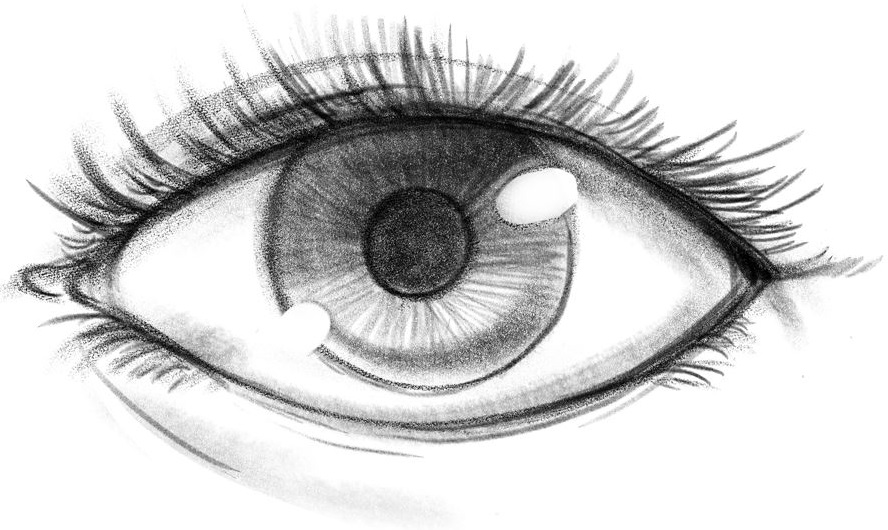
#> input picture Features/eye/1.jpg, 888 x 530 px, found by its file name; its folder holds 3 pictures in this run; the run also reads 1 picture not shown here
$ python main.py
#> lines starting #> are read from the running program, lines starting #| are printed output that depends on the picture; after the words box and inside, x2 and y2 are one past the last pixel; in counts of white or black regions, pixels touching at a corner belong together
### FacialComposite.py
import random
import numpy as np
import cv2


def insertImage(foreground, background, x, y):
    # https://docs.opencv.org/3.4/d0/d86/tutorial_py_image_arithmetics.html
    h, w, channels = foreground.shape
    roi = background[y:y + h, x:x + w]
    foregroundgray = cv2.cvtColor(foreground, cv2.COLOR_BGR2GRAY)
    ret, mask = cv2.threshold(foregroundgray, 200, 255, cv2.THRESH_BINARY)
    background_bg = cv2.bitwise_and(roi, roi, mask=mask)
    mask_inv = cv2.bitwise_not(mask)
    foreground_fg = cv2.bitwise_and(foreground, foreground, mask=mask_inv)
    dst = cv2.add(background_bg, foreground_fg)
    background[y:y + h, x:x + w] = dst
    return background


class FacialComposite:
    # canvasSize

    parameters = {
        "head": {
            "shape": [0, 1],
            "width": [500, 800], "height": [500, 800],
            "distance": None, "vertical": None,
            "color": [[0, 0, 0], [255, 255, 255]]
        }, "eye": {
            "shape": [0, 2],
            "width": [100, 200], "height": [100, 200],
            "distance": [100, 300], "vertical": [-300, 0],
            "color": None
        }, "mouth": {
            "shape": [0, 1],
            "width": [100, 200], "height": [100, 200],
            "distance": [0, 2.0], "vertical": [0, 300],
            "color": None
        }, "nose": {
            "shape": [0, 1],
            "width": [100, 200], "height": [100, 200],
            "distance": [0, 0], "vertical": [-200, 200],
            "color": None
        }
    }

    def __init__(self, features=None):
        if not features:
            features = self._RandomFeatures()
        else:
            features = self.ValidateFeatures(features)
        self.features = features
        self.DrawFace()
        self.selected = False
        self.fitness = 0

    def ValidateFeatures(self, features):
        return features

    # Iterate features
    # Check if value is between parameters
    # Return true

    def _RandomValue(self, feature, attribute):
        para = self.parameters[feature][attribute]
        if not para: return 0
        min, max = para[0], para[1]
        if type(min) == list: return [0, 0, 0]
        value = random.randint(min, max)
        return value

    def _RandomValues(self, feature):
        attributes = dict()
        for attribute in self.parameters[feature]:
            value = self._RandomValue(feature, attribute)
            attributes[attribute] = value
        return attributes

    def _RandomFeatures(self):
        features = dict()
        for feature in self.parameters.keys():
            attributes = self._RandomValues(feature)
            features[feature] = attributes
        return features

    def _LoadFeaturesShapes(self):
        pass

    # Declare shapes dictionary
    # Set path to feature images
    # Iterate each feature
    # Load feature shapes, path
    # Append features shapes to shapes
    # Return shapes

    def FeaturesToDNA(self):
        pass

    # Convert matrix to binary
    # Flatten matrix to DNA
    # Return DNA

    def DNAToFeatures(self):
        pass

    # Convert DNA to decimal
    # Reshape DNA to matrix
    # Return matrix

    def DrawFace(self):
        self.canvas = self.MakeCanvas()

        print(self.features)
        for type, feature in self.features.items():
            self.DrawFeature(type, feature)

    def MakeCanvas(self):
        canvas = np.zeros([800, 800, 3], dtype=np.uint8)
        canvas[:] = 255
        return canvas

        # Instantiate canvas
        # Set canvas size
        # Fill white
        # Return canvas

    def DrawFeature(self, type, feature):
#> called with type = 'head'
        shape = str(feature["shape"])
        image = cv2.imread("Features/" + type + "/" + shape + ".jpg")
#> image is the input picture: shape (530, 888, 3); min 0, max 255, mean 209.2

        width, height = feature["width"], feature["height"]
        image = cv2.resize(image, (width, height), interpolation=cv2.INTER_AREA)
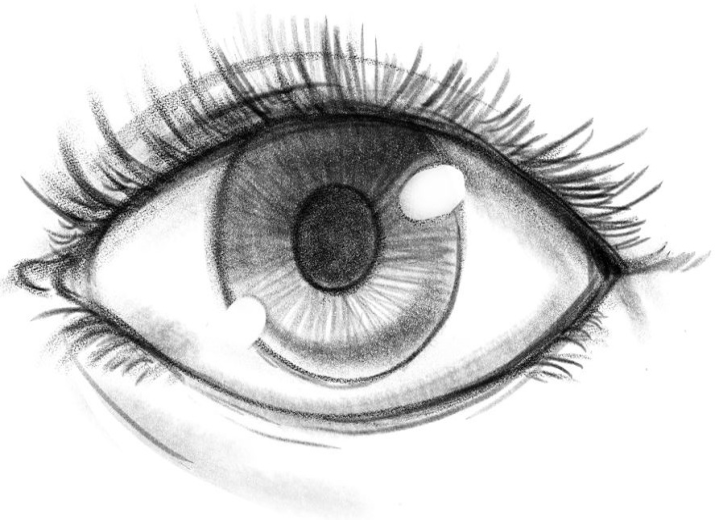
#> image: shape (520, 715, 3); min 0, max 255, mean 209.2

        amount = 2 if feature["distance"] > 0 else 1

        for i in range(amount):
            vertical, distance = feature["vertical"], feature["distance"]

            if i == 1:
                image = cv2.flip(image, 1)
                distance *= -1

            distance += int(self.canvas.shape[1] / 2 - width / 2)
            vertical += int(self.canvas.shape[0] / 2 - height / 2)

            self.canvas = insertImage(image, self.canvas, distance, vertical)
#> this loop made 1 pass
#> pass 1, in insertImage, `ret, mask = cv2.threshold(foregroundgray, 200, 255, cv2.THRESH_BINARY)`:
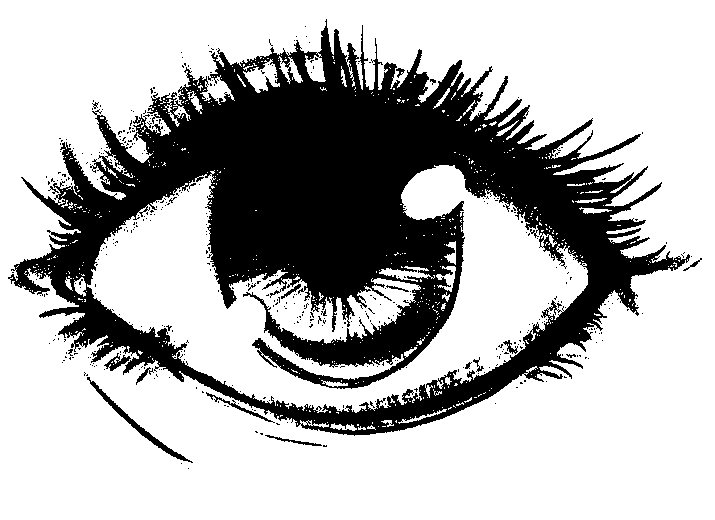
#> mask: shape (520, 715); 70.5% white; 446 black regions (428 under 20 px), largest, box (x1, y1, x2, y2) and area: (8, 19, 690, 436) 106762, (87, 377, 193, 463) 661, (206, 392, 275, 423) 202
#> after the loop:
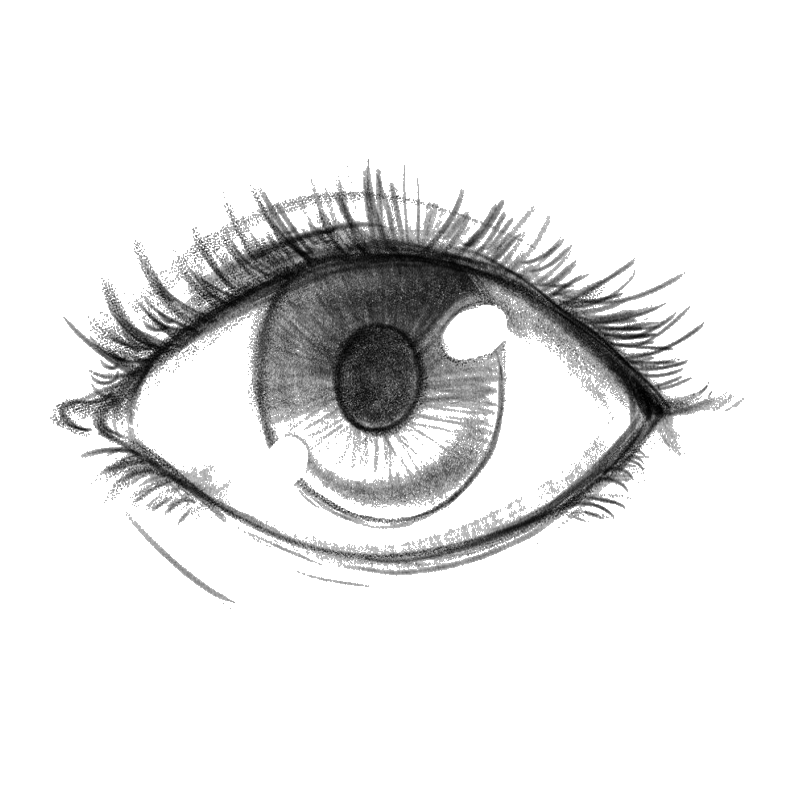
#> self.canvas: shape (800, 800, 3); min 0, max 255, mean 231

    def ShowFaceImage(self):
        cv2.imshow("Face", self.canvas)
        cv2.waitKey(0)

    def __str__(self):
        return str(self.features)


# [7 lines that do not run on import are left out]

### Genetic.py
import numpy as np
import random
from enum import Enum


class Selection(Enum):
    Tournement = 0,
    Roulette = 1,


class Genetic:
    elitism = 0.00
    newComer = 0.00
    mutation = 0.05
    lowerCut = 0.00
    tourSize = 4

    def __init__(self, unitType, selection, populationSize):
        self.unitType = unitType  # Population unit type
        self.selection = selection  # Parent selection method

        self.population = self.Populate(populationSize)  # Initialize population

    # Generate population from given or random DNA
    def Populate(self, populationSize):

        # Loop to fit populationSize
        population = [
            self.unitType()  # Birth child
            for i in range(populationSize)
        ]
#> after the loop in DrawFeature (call 5), `for i in range(amount):`:
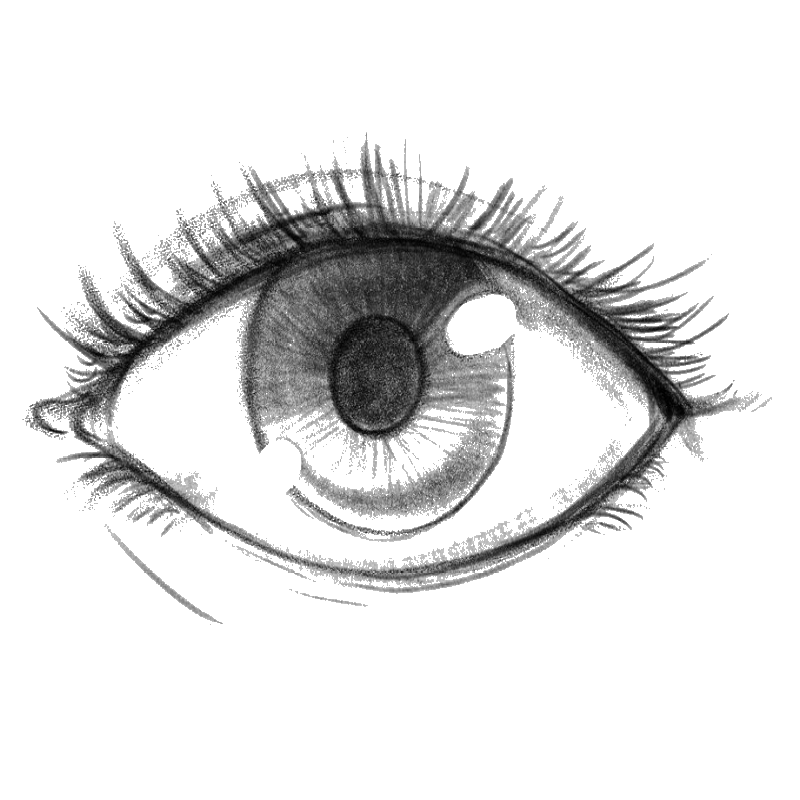
#> self.canvas: shape (800, 800, 3); min 0, max 255, mean 226.3
#> in DrawFeature (call 9), `image = cv2.resize(image, (width, height), interpolation=cv2.INTER_AREA)`:
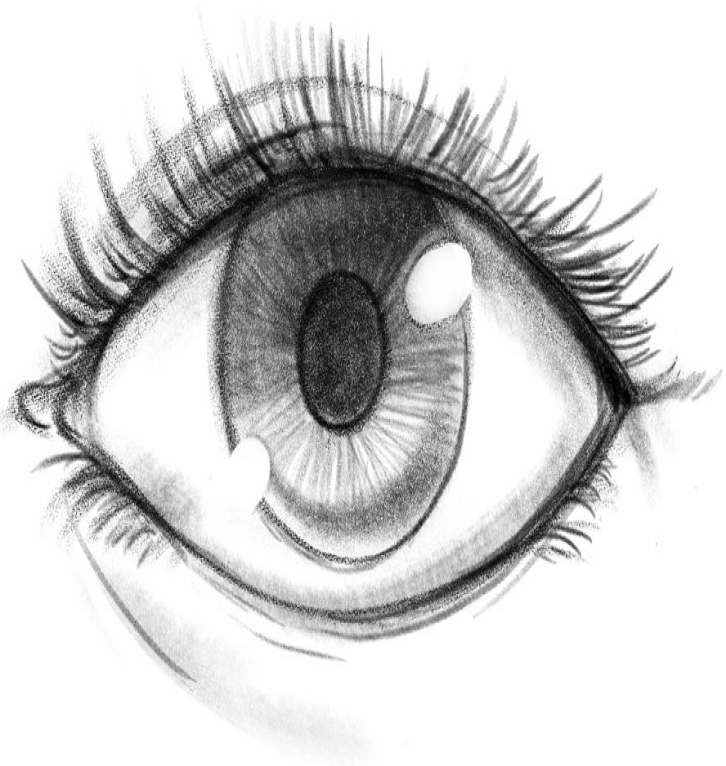
#> image: shape (766, 726, 3); min 0, max 255, mean 209.1
#> the loop in DrawFeature (call 9), `for i in range(amount):` made 1 pass
#> pass 1, in insertImage (call 12), `ret, mask = cv2.threshold(foregroundgray, 200, 255, cv2.THRESH_BINARY)`:
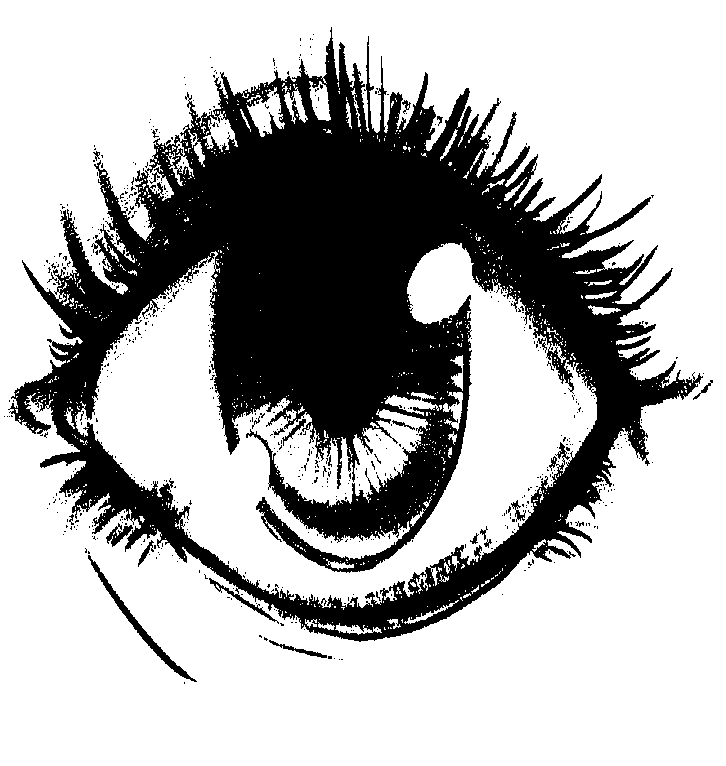
#> mask: shape (766, 726); 70.6% white; 618 black regions (597 under 20 px), largest, box (x1, y1, x2, y2) and area: (8, 27, 703, 642) 159526, (88, 555, 197, 682) 992, (106, 523, 133, 547) 252
#> after the loop in DrawFeature (call 9), `for i in range(amount):`:
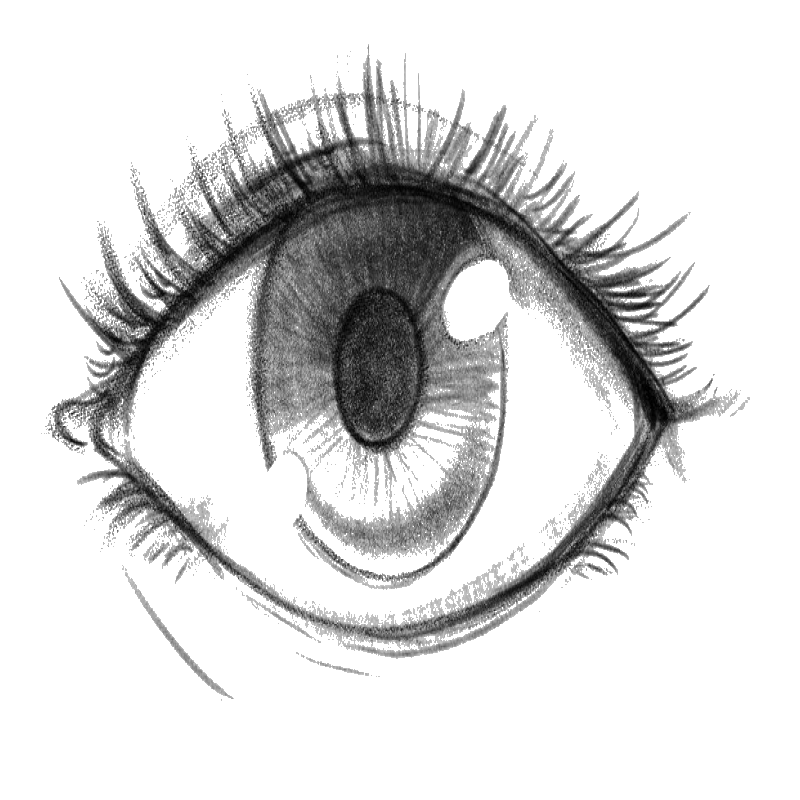
#> self.canvas: shape (800, 800, 3); min 0, max 255, mean 219.1

        return population  # Return made population

    # [54 lines left out: functions SelectParents, TournamentSelection, RouletteSelection, Elitism, not called in this run]

    # Newcomer - completely new DNAs
    def NewComer(self):
        if random.random > self.newComer: return

    def LowerCut(self):
        pass
        # Remove worst scored parents
        # lowerCutIndex = int(len(population) * self.lowerCut)
        # population = population[:lowerCutIndex]  # Select parents

    # [72 lines left out: functions ProduceOffsprings, Crossover, Mutate, Evolve, __str__, not called in this run]


class Test:
    # [12 lines left out: function __init__, not called in this run]

    def __str__(self):
        return str(self.DNA)


# [9 lines that do not run on import are left out]

### main.py
import GUI
import Genetic
import FacialComposite
import matplotlib.pyplot as plt

genetic = Genetic.Genetic(
    selection=Genetic.Selection.Tournement,
    unitType=FacialComposite.FacialComposite,
    populationSize=4,
)

#while True:

# https://stackoverflow.com/questions/41793931/plotting-images-side-by-side-using-matplotlib
# https://stackoverflow.com/questions/42867400/python-show-image-upon-hovering-over-a-point
# https://towardsdatascience.com/tooltips-with-pythons-matplotlib-dcd8db758846

# Create the figure and subplots

fig, axes = plt.subplots(2, 2)

# Display the images in the subplots
for i, ax in enumerate(axes.flat):
    ax.imshow(genetic.population[i].canvas, cmap='gray')
    plt.tick_params(top=False, bottom=False, left=False, right=False,
                labelleft=False, labelbottom=False)
def hover(event):
    # if the mouse is over the scatter points
    pass


fig.canvas.mpl_connect('motion_notify_event', hover)


def onclick(event):
    for i, ax in enumerate(axes.flat):
        if ax.contains(event)[0]:
            print(f'You clicked on image {i}')
            genetic.population[i].fitness = 1
            GUI.HighlightSpines(ax)
            fig.canvas.draw_idle()


cid = fig.canvas.mpl_connect('button_press_event', onclick)
#> cid = 12

plt.show()

#genetic.evolve(1)

# Genetic.py
# def evolve(n=1):
# self.selection
